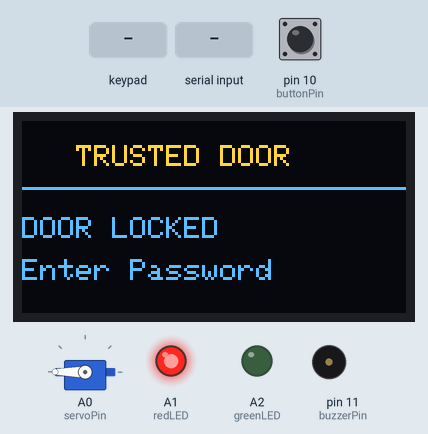
Recording of a sketch running on a simulated Arduino Uno, built with avr-gcc and run on an emulated ATmega328P. Shown: 128×64 one-colour display, servo, output pins drawn as LEDs (lit = HIGH), buzzer (waves = sounding). The inputs (shaded band) are chosen by the test bench; at power-on: pin 10 (buttonPin) HIGH. The OLED is the two-colour kind (top 16 rows yellow); what the sketch prints to the serial monitor is not drawn.

Above: at 2.3 s.
2.4 s: keypad keys 2 3 4 5 # pressed 0.4 s apart
At 5.5 s:
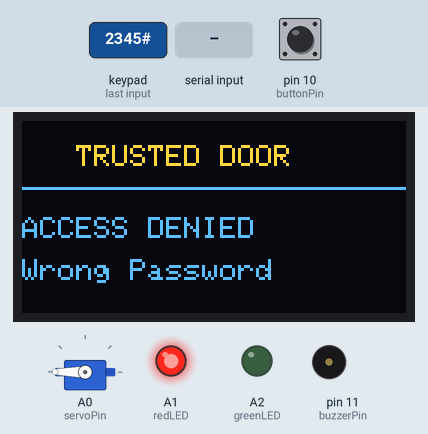
5.9 s: "APPROVE\n" received over Serial
At 6.8 s:
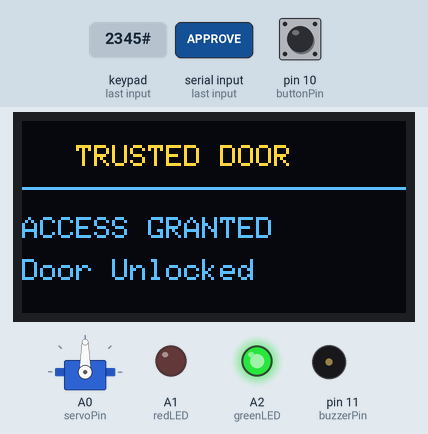
7.5 s: pin 10 (buttonPin) pulled LOW for 0.15 s
At 8.6 s:
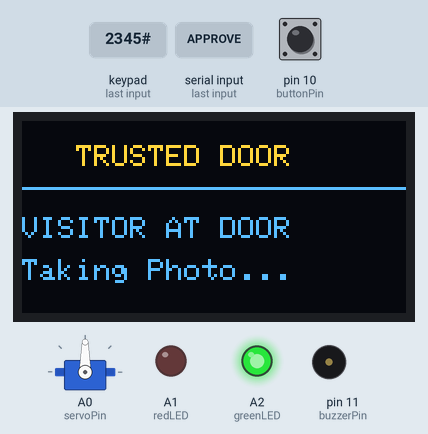
9.5 s: key '*' pressed
At 10.9 s:
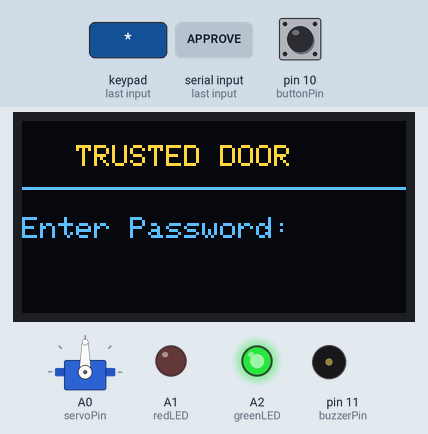
12.5 s: keypad keys 1 2 3 4 A pressed 0.4 s apart
At 14.3 s:
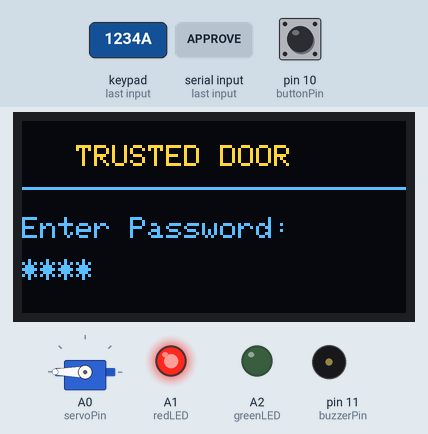
16.0 s: "DENY\n" received over Serial
At 17.2 s:
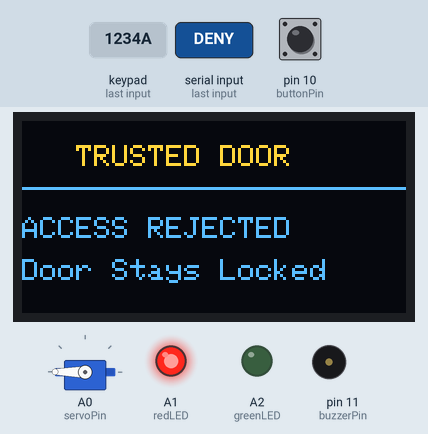
Timing chart, 0 to 19.0 s (numbered marks = the images above; inputs shaded):
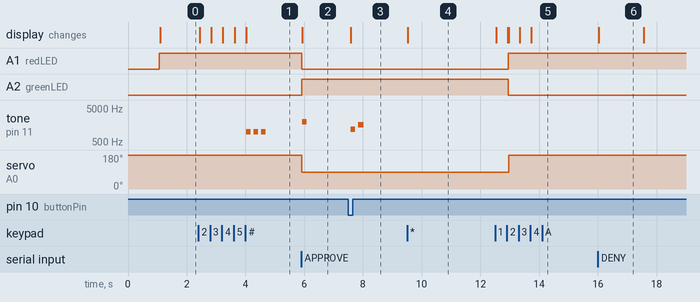

Measured:
- after the input at 2.4 s, tone on pin 11 (buzzerPin): alternates 1000 Hz for 0.15 s and silent for 0.10 s, 6 changes in all, then stays silent, starting after 1.6 s; the display: first changes at once (image 1 shows a later state)
- after the input at 5.9 s, A1 (redLED): HIGH → LOW at once; A2 (greenLED): LOW → HIGH at once; tone on pin 11 (buzzerPin): silent → 2000 Hz at once, → silent 0.15 s later; servo on A0 (servoPin): 180° → 90° at once; the display: changes at once (image 2)
- after the input at 7.5 s, tone on pin 11 (buzzerPin): silent → 1200 Hz after 0.08 s, → silent 0.15 s later, → 1600 Hz 0.10 s later, → silent 0.20 s later; the display: changes after 0.08 s (image 3)
- after the input at 9.5 s, the display: changes at once (image 4)
- after the input at 12.5 s, the display: first changes at once (image 5 shows a later state)
- after the input at 16.0 s, the display: changes at once (image 6)
- what the display in image 6 shows lasts 1.6 s, from 16.0 s to 17.6 s

The sketch:

arduino.ino
```cpp
#include <Wire.h>
#include <Keypad.h>
#include <Servo.h>
#include <Adafruit_GFX.h>
#include <Adafruit_SSD1306.h>

// OLED setup
#define SCREEN_WIDTH 128
#define SCREEN_HEIGHT 64
#define OLED_RESET -1

Adafruit_SSD1306 display(
  SCREEN_WIDTH, SCREEN_HEIGHT, &Wire, OLED_RESET
);

// Keypad setup
const byte ROWS = 4;
const byte COLS = 4;

// Your corrected keypad mapping
char keys[ROWS][COLS] = {
  {'1', '2', '3', 'A'},
  {'4', '5', '6', 'B'},
  {'*', '0', '#', 'D'},
  {'7', '8', '9', 'C'}
};

byte rowPins[ROWS] = {2, 3, 4, 5};
byte colPins[COLS] = {6, 7, 8, 9};

Keypad keypad = Keypad(
  makeKeymap(keys),
  rowPins, colPins,
  ROWS, COLS
);

// Component pins
const int buttonPin = 10;
const int buzzerPin = 11;
const int servoPin = A0;
const int redLED = A1;
const int greenLED = A2;

Servo doorServo;

// Password
const String password = "1234";
String enteredPassword = "";

// Servo angles
const int lockAngle = 180;
const int unlockAngle = 90;

// Door timer
bool doorUnlocked = false;
unsigned long unlockTime = 0;
const unsigned long unlockDuration = 7000;

// OLED message timer
unsigned long messageTime = 0;
const unsigned long messageDuration = 1500;
bool temporaryMessage = false;

// Button debounce
bool lastButtonReading = HIGH;
bool stableButtonState = HIGH;
unsigned long lastDebounceTime = 0;
const unsigned long debounceDelay = 50;

// Wrong password attempts
int wrongAttempts = 0;

// OLED display
void showMessage(String line1, String line2) {
  display.clearDisplay();
  display.setTextSize(1);
  display.setTextColor(SSD1306_WHITE);

  display.setCursor(0, 8);
  display.println("   TRUSTED DOOR");

  display.drawLine(0, 22, 127, 22, SSD1306_WHITE);

  display.setCursor(0, 32);
  display.println(line1);

  display.setCursor(0, 46);
  display.println(line2);

  display.display();
}

// Mask password
void showPassword() {
  String stars = "";

  for (unsigned int i = 0;
       i < enteredPassword.length(); i++) {
    stars += "*";
  }

  showMessage("Enter Password:", stars);
}

// Success beep
void successBeep() {
  tone(buzzerPin, 2000, 150);
  delay(200);
  noTone(buzzerPin);
}

// Error beep
void errorBeep() {
  for (int i = 0; i < 3; i++) {
    tone(buzzerPin, 1000, 150);
    delay(250);
  }
  noTone(buzzerPin);
}

// Warning beep
void warningBeep() {
  for (int i = 0; i < 6; i++) {
    tone(buzzerPin, 1500, 150);
    delay(250);
  }
  noTone(buzzerPin);
}

// Doorbell beep
void doorbellBeep() {
  tone(buzzerPin, 1200, 150);
  delay(250);
  tone(buzzerPin, 1600, 200);
  delay(220);
  noTone(buzzerPin);
}

// Unlock door
void unlockDoor() {
  Serial.println("ACCESS GRANTED");

  doorServo.write(unlockAngle);

  digitalWrite(greenLED, HIGH);
  digitalWrite(redLED, LOW);

  showMessage("ACCESS GRANTED", "Door Unlocked");

  doorUnlocked = true;
  unlockTime = millis();

  wrongAttempts = 0;
  temporaryMessage = false;

  successBeep();
}

// Lock door
void lockDoor() {
  doorServo.write(lockAngle);

  digitalWrite(greenLED, LOW);
  digitalWrite(redLED, HIGH);

  doorUnlocked = false;

  showMessage("DOOR LOCKED", "Enter Password");

  Serial.println("Door locked");
}

// Doorbell function
void ringDoorbell() {
  Serial.println("DOORBELL_PRESSED");

  // No servo movement here
  // The door remains in its current state

  showMessage("VISITOR AT DOOR", "Taking Photo...");

  doorbellBeep();

  temporaryMessage = true;
  messageTime = millis();
}

// Check password
void checkPassword() {
  if (enteredPassword == password) {
    unlockDoor();
  } else {
    Serial.println("ACCESS DENIED");

    digitalWrite(greenLED, LOW);
    digitalWrite(redLED, HIGH);

    showMessage("ACCESS DENIED", "Wrong Password");

    wrongAttempts++;

    errorBeep();

    if (wrongAttempts >= 3) {
      Serial.println("WARNING: 3 wrong attempts");

      showMessage("WARNING!", "Too Many Attempts");

      warningBeep();

      wrongAttempts = 0;
    }

    temporaryMessage = true;
    messageTime = millis();
  }

  enteredPassword = "";
}

// Receive approval or rejection from Raspberry Pi
void checkRaspberryCommands() {
  if (Serial.available() > 0) {
    String command = Serial.readStringUntil('\n');
    command.trim();

    if (command == "APPROVE") {
      Serial.println("REMOTE APPROVAL RECEIVED");

      if (!doorUnlocked) {
        unlockDoor();
      }
    }
    else if (command == "DENY") {
      Serial.println("REMOTE REJECTION RECEIVED");

      // Do not unlock or interrupt an existing
      // valid keypad access
      if (!doorUnlocked) {
        showMessage("ACCESS REJECTED", "Door Stays Locked");
        temporaryMessage = true;
        messageTime = millis();
      }
    }
  }
}

void setup() {
  Serial.begin(9600);

  pinMode(buttonPin, INPUT_PULLUP);
  pinMode(buzzerPin, OUTPUT);
  pinMode(redLED, OUTPUT);
  pinMode(greenLED, OUTPUT);

  Wire.begin();

  if (!display.begin(SSD1306_SWITCHCAPVCC, 0x3C)) {
    Serial.println("OLED not found!");
    while (true) {
      delay(100);
    }
  }

  showMessage("Starting System", "Please Wait...");
  delay(1000);

  doorServo.attach(servoPin);
  lockDoor();

  Serial.println("TRUSTED DOOR SYSTEM READY");
  Serial.println("Press # to submit PIN");
  Serial.println("Press * to clear PIN");
  Serial.println("D10 button = Doorbell");
}

void loop() {
   checkRaspberryCommands();
  // Keypad input
  char key = keypad.getKey();

  if (key) {
    Serial.print("Key pressed: ");
    Serial.println(key);

    if (key == '#') {
      if (enteredPassword.length() > 0) {
        checkPassword();
      }
    }
    else if (key == '*') {
      enteredPassword = "";
      temporaryMessage = false;
      showPassword();

      Serial.println("Password cleared");
    }
    else if (key >= '0' && key <= '9') {
      if (enteredPassword.length() < 8) {
        enteredPassword += key;
        temporaryMessage = false;
        showPassword();
      }
    }
  }

  // Doorbell button
  bool reading = digitalRead(buttonPin);

  if (reading != lastButtonReading) {
    lastDebounceTime = millis();
  }

  if (millis() - lastDebounceTime > debounceDelay) {
    if (reading != stableButtonState) {
      stableButtonState = reading;

      if (stableButtonState == LOW) {
        ringDoorbell();
      }
    }
  }

  lastButtonReading = reading;

  // Automatically relock after 5 seconds
  if (doorUnlocked &&
      millis() - unlockTime >= unlockDuration) {
    lockDoor();
  }

  // Restore OLED screen
  if (temporaryMessage &&
      millis() - messageTime >= messageDuration) {
    temporaryMessage = false;

    if (doorUnlocked) {
      showMessage("ACCESS GRANTED", "Door Unlocked");
    } else {
      showPassword();
    }
  }
}
```
